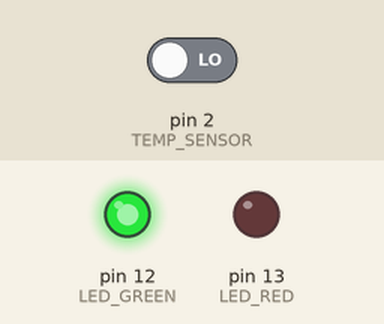
Simulated run of this sketch. Board: Arduino Uno, built with avr-gcc and run on an emulated ATmega328P. On the bench: output pins drawn as LEDs (lit = HIGH). The inputs (shaded band) are chosen by the test bench; at power-on: pin 2 (TEMP_SENSOR) LOW. What the sketch prints to the serial monitor is not drawn.

Above: at 0.1 s.
Timing chart, 0 to 1.6 s (numbered marks = the images above):
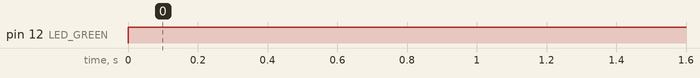

Measured:
- by itself, pin 12 (LED_GREEN): LOW → HIGH at 0.00 s

The sketch:

temp.ino
```cpp
#define TEMP_SENSOR 2
#define LED_RED 13
#define LED_GREEN 12
void setup() {
  Serial.begin(9600);
  pinMode(LED_GREEN, OUTPUT);
  pinMode(LED_RED, OUTPUT);
  pinMode(TEMP_SENSOR, INPUT);

}

int signalVoltage, celsiusTemp;

void loop() {
  signalVoltage = digitalRead(TEMP_SENSOR);

  celsiusTemp = (5 * signalVoltage * 100) / 1024;

  Serial.println(celsiusTemp);

  if(celsiusTemp > 22) {
    digitalWrite(LED_GREEN, LOW);
    digitalWrite(LED_RED, HIGH);
    } else {
      digitalWrite(LED_RED, LOW);
      digitalWrite(LED_GREEN, HIGH);
      }

      delay(500);
}
```
